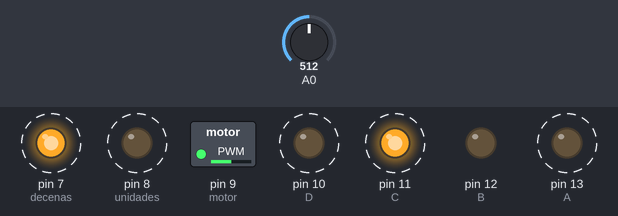
Bench run of a sketch on a simulated Arduino Uno, built with avr-gcc and run on an emulated ATmega328P. On the bench: switched loads named in the sketch (green lamp = pin HIGH), output pins drawn as LEDs (lit = HIGH). Dashed ring = blinking. The inputs (shaded band) are chosen by the test bench; at power-on: A0 = 512.

Above: at 1.2 s.
1.3 s: A0 set to 716
At 1.8 s:
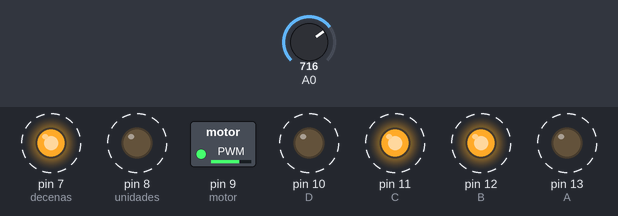
4.3 s: A0 set to 900
At 4.65 s:
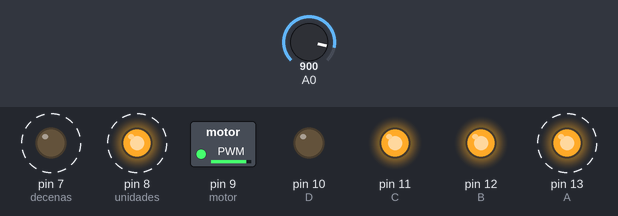
7.3 s: A0 set to 1023
At 7.8 s:
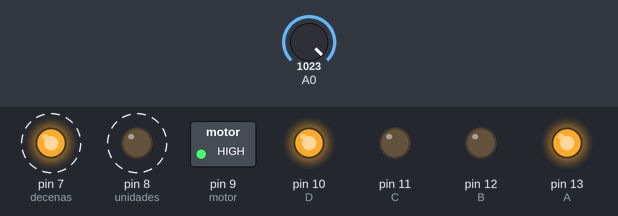
10.3 s: A0 set to 511
At 10.55 s:
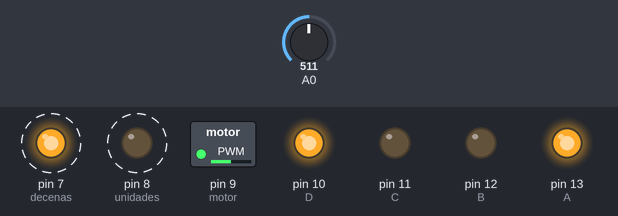
13.3 s: A0 set to 306
At 13.66 s:
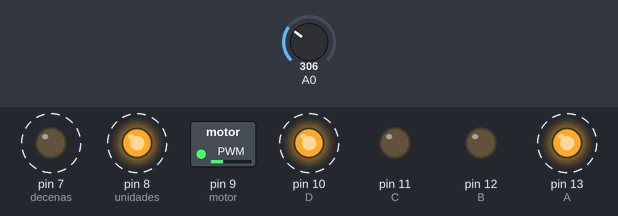
Timing chart, 0 to 17.3 s (numbered marks = the images above; inputs shaded):
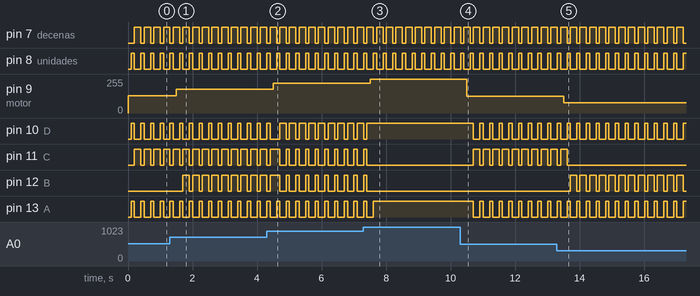

The sketch:

Flores_Kevin_ejercicio3_deber3.ino
```cpp
/*
 * Realizar la medición de velocidad (0-99) de un motor mediante la lectura de un converso análogo digital, recordar que deben realizar la
 * conversión de 0-1023 a 0-99 para tener todas las referencias de voltaje.
 *
 * Nombre: Kevin Flores
 * Fecha: 14-11-2016
 */
  int A=13;
  int B=12;
  int C=11;
  int D=10;
  int decenas=7;
  int unidades=8;
  int motor=9;
  int valor_decena;
  int valor_unidad;
  int valor_cad;

void setup() {
  pinMode (A,OUTPUT);
  pinMode (B,OUTPUT);
  pinMode (C,OUTPUT);
  pinMode (D,OUTPUT);
  pinMode (unidades,OUTPUT);
  pinMode (decenas,OUTPUT);
  pinMode (motor,OUTPUT);

}
void contador_display(int numero){
  switch(numero){
   case 0:
    //0
    digitalWrite (A,LOW);
    digitalWrite (B,LOW);
    digitalWrite (C,LOW);
    digitalWrite (D,LOW);
   break;
   case 1:
    //1
    digitalWrite (A,HIGH);
    digitalWrite (B,LOW);
    digitalWrite (C,LOW);
    digitalWrite (D,LOW);
   break;
   case 2:
    //2
    digitalWrite (A,LOW);
    digitalWrite (B,HIGH);
    digitalWrite (C,LOW);
    digitalWrite (D,LOW);
   break;
   case 3:
    //3
    digitalWrite (A,HIGH);
    digitalWrite (B,HIGH);
    digitalWrite (C,LOW);
    digitalWrite (D,LOW);
   break;
   case 4:
    //4
    digitalWrite (A,LOW);
    digitalWrite (B,LOW);
    digitalWrite (C,HIGH);
    digitalWrite (D,LOW);
   break;
   case 5:
    //5
    digitalWrite (A,HIGH);
    digitalWrite (B,LOW);
    digitalWrite (C,HIGH);
    digitalWrite (D,LOW);
   break;
   case 6:
    //6
    digitalWrite (A,LOW);
    digitalWrite (B,HIGH);
    digitalWrite (C,HIGH);
    digitalWrite (D,LOW);
   break;
   case 7:
    //7
    digitalWrite (A,HIGH);
    digitalWrite (B,HIGH);
    digitalWrite (C,HIGH);
    digitalWrite (D,LOW);
   break;
   case 8:
    //8
    digitalWrite (A,LOW);
    digitalWrite (B,LOW);
    digitalWrite (C,LOW);
    digitalWrite (D,HIGH);
   break;
   case 9:
    //9
    digitalWrite (A,HIGH);
    digitalWrite (B,LOW);
    digitalWrite (C,LOW);
    digitalWrite (D,HIGH);
   break;
  }
}
void loop() {
  valor_cad=analogRead(0); //leer de 0-1023
  analogWrite(motor,valor_cad/4);  //% de ciclo util de la señal
  delay(100);
      valor_cad=map(valor_cad,0,1023,0,99);
      valor_decena=valor_cad/10;
      valor_unidad=valor_cad-(valor_decena*10);
      digitalWrite(unidades,HIGH);
      digitalWrite(decenas,LOW);
      //imprimir dato
      contador_display(valor_unidad);
      delay(100);
      digitalWrite(unidades,LOW);
      digitalWrite(decenas,HIGH);
      //imprimir dato
      contador_display(valor_decena);
      delay(100);

}
```

Measured:
- after the input at 1.3 s, pin 9 (motor): 128/255 → 179/255 after 0.20 s; pin 12 (B): alternates HIGH for 0.20 s and LOW for 0.10 s, starting after 0.40 s
- after the input at 4.3 s, pin 9 (motor): 179/255 → 225/255 after 0.20 s
- after the input at 7.3 s, pin 9 (motor): 225/255 → 255/255 after 0.21 s; pin 10 (D): goes on until 7.4 s, then stays HIGH; pin 11 (C), pin 12 (B): goes on until 7.4 s, then stays LOW; pin 13 (A): goes on until 7.6 s, then stays HIGH
- after the input at 10.3 s, pin 9 (motor): 255/255 → 127/255 after 0.21 s; pin 10 (D), pin 13 (A): alternates HIGH for 0.10 s and LOW for 0.20 s, starting after 0.41 s; pin 11 (C): alternates HIGH for 0.20 s and LOW for 0.10 s, starting after 0.41 s
- after the input at 13.3 s, pin 9 (motor): 127/255 → 76/255 after 0.21 s; pin 11 (C): goes on until 13.6 s, then stays LOW; pin 12 (B): alternates HIGH for 0.20 s and LOW for 0.10 s, starting after 0.41 s
- by itself, pin 7 (decenas): alternates HIGH for 0.20 s and LOW for 0.10 s
- by itself, pin 8 (unidades), pin 13 (A): alternates HIGH for 0.10 s and LOW for 0.20 s
